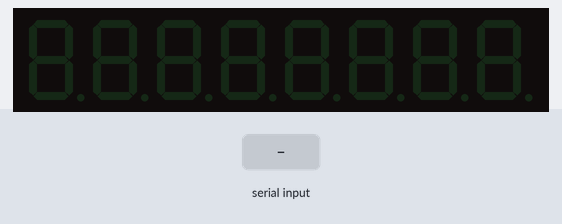
Simulated run of this sketch. Board: Arduino Uno, built with avr-gcc and run on an emulated ATmega328P. Shown: 8-digit seven-segment display. The inputs (shaded band) are chosen by the test bench.

Above: at 1.2 s.
1.3 s: "90,45\n" received over Serial
At 3.0 s:
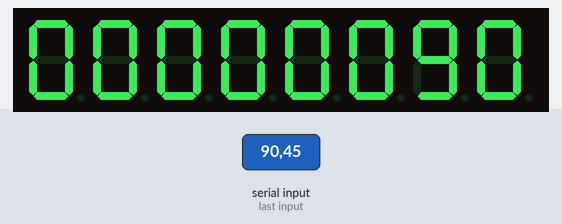
3.8 s: "30,150\n" received over Serial
Timing chart, 0 to 6.8 s (numbered marks = the images above; inputs shaded):
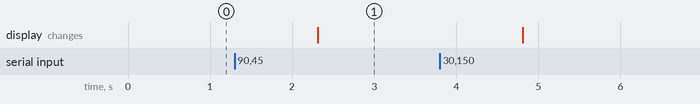

Measured:
- after the input at 1.3 s, the display: changes after 1.0 s (image 1)

The sketch:

K01_630910359.ino
```cpp
#include "LedControl.h"
LedControl lc=LedControl(5,7,6,1);
long input,seg0,seg1,seg2,seg3,seg4,seg5,seg6,seg7;
String key;
void show8digit(long num)
{
  seg0=((((((num%10000000)%1000000)%100000)%10000)%1000)%100)%10;
  seg1=((((((num%10000000)%1000000)%100000)%10000)%1000)%100)/10;
  seg2=(((((num%10000000)%1000000)%100000)%10000)%1000)/100;
  seg3=((((num%10000000)%1000000)%100000)%10000)/1000;
  seg4=(((num%10000000)%1000000)%100000)/10000;
  seg5=((num%10000000)%1000000)/100000;
  seg6=(num%10000000)/1000000;
  seg7=num/10000000;
  lc.setDigit(0,0,seg0,false);
  lc.setDigit(0,1,seg1,false);
  lc.setDigit(0,2,seg2,false);
  lc.setDigit(0,3,seg3,false);
  lc.setDigit(0,4,seg4,false);
  lc.setDigit(0,5,seg5,false);
  lc.setDigit(0,6,seg6,false);
  lc.setDigit(0,7,seg7,false);
  delay(200);
}
void setup()
{
  Serial.begin(9600);
  lc.shutdown(0,false);
  lc.setIntensity(0,3);
  lc.clearDisplay(0);
}
void loop()
{
  if(Serial.available())
  {
    key=Serial.readString();
    input=key.toInt();
    lc.clearDisplay(0);
    show8digit(input);
  }
}
```
